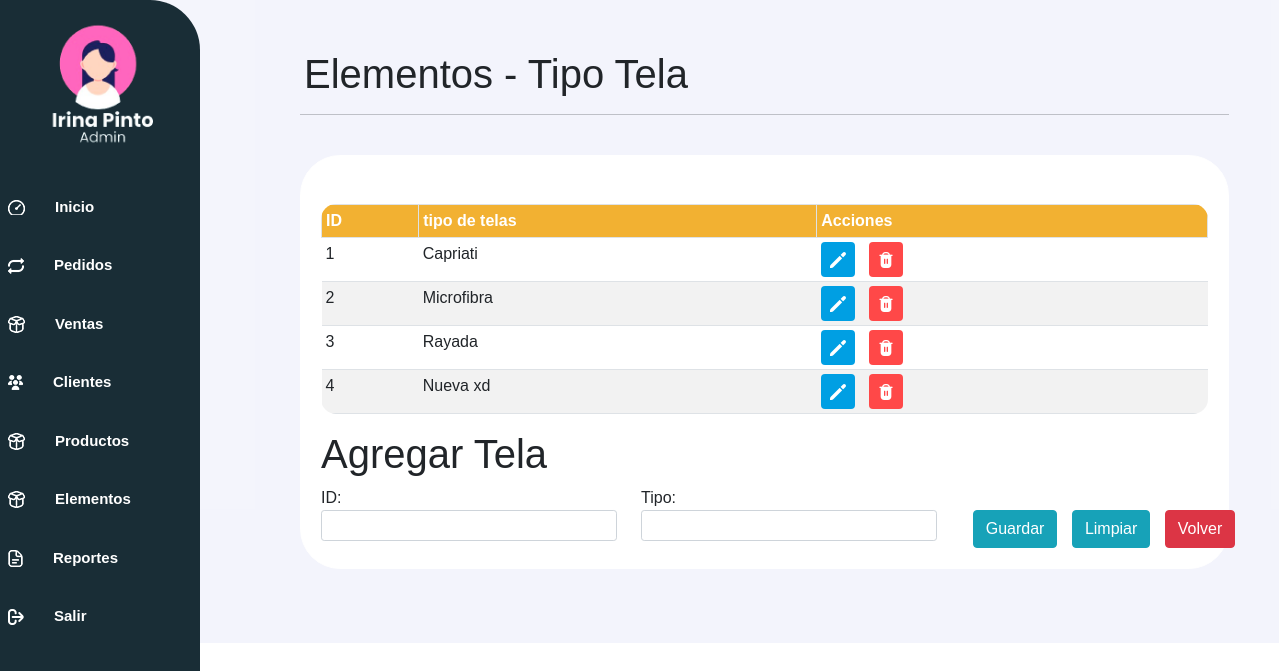
Screenshot of /controlador/tela_controlador.php (signed in) with the database file from the repository.
### tables this page shows
CREATE TABLE `tela` (
  `id_tela` varchar(3) NOT NULL,
  `tipo_tela` varchar(10) DEFAULT NULL
);

### controlador/tela_controlador.php (called while the page is built, shortened)
<?php
	require_once("../modelo/tela_modelo.php");
	$objtela = new telaModelo();
	require_once("../controlador/vista_controlador.php");
	$lista_tela1 = $objtela->consultar();
	$lista_tela = $objtela->tela_consultar();
	$idtela= "";
	$tipotela= "";
	require_once("../vista/tela_vista.php");
?>

### modelo/conexionPDO.php (called while the page is built, shortened)
<?php
class Conexion {
    private $conexion;
    function __construct(){
        $servidor="localhost";
        $usuarioBD="root";
        $claveBD="";
        $bd="gestion_de_pedidos_cpinto";
        try {
            $this->conexion=new PDO("mysql:host=$servidor;dbname=$bd",$usuarioBD,$claveBD);
            $this->conexion->setAttribute(PDO::ATTR_ERRMODE,PDO::ERRMODE_EXCEPTION);
        }
        catch(PDOException $fallo){
            die ("La conexion ha fallado.".$fallo->getMessage());
        }
    }
    public function conectar(){
        return $this->conexion;
    }
}
?>

### modelo/tela_modelo.php (called while the page is built, shortened)
<?php
    require_once("conexionPDO.php");
	class telaModelo extends Conexion {
		private $objbd;
		 public function __construct(){
			$this->objbd = parent::conectar();
		}
		public function consultar(){
			$lista = array();
			$registro = "SELECT * FROM tela";
			$preparado = $this->objbd->prepare($registro);
			$resul = $preparado->execute();
			while( $datos = $preparado->fetch(PDO::FETCH_ASSOC) ){
				$lista[] = $datos;
			}
			return $lista;
		}
		public function tela_consultar(){
			$lista = array();
			$registro = "SELECT * FROM tela";
			$preparado = $this->objbd->prepare($registro);
			$resul = $preparado->execute();
			while( $datos = $preparado->fetch(PDO::FETCH_ASSOC) ){
				$lista[] = $datos;
			}
			return $lista;
		}
	}
?>

### vista/tela_vista.php (the view, shortened to what this page needs)
<!DOCTYPE html>
<?php
   require_once("../modelo/conexionPDO.php");
?>
<html>
	<head>
        <link rel="stylesheet" href="../vista/css/estilos.css">
        <link href="https://cdn.lineicons.com/4.0/lineicons.css" rel="stylesheet" />
        <link rel="stylesheet" href="https://cdnjs.cloudflare.com/ajax/libs/font-awesome/5.15.4/css/all.min.css">
		<link rel="stylesheet" href="../vista/css/bootstrap.min.css">
        <link rel="stylesheet" href="../vista/css/sweetalert2.min.css">
	</head>
    <body>
    <div class="barra-lateral">
    </div>
    <div class="contenido">
    <div class="ml-1">
        <h1>Elementos - Tipo Tela</h1>
    </div>
    <hr>
<div class="px-6 py-4">
    <div class="contenedor-entrada1 px-6 pt-5">
        <div class="caja_scroll">
                    <table class="table table-striped table-bordered table-hover table-sm">
                        <tr>
                            <th>ID</th>
                            <th>tipo de telas</th>
                            <th>Acciones</th>
                        </tr>
                        <?php foreach ($lista_tela as $tela){ ?>
                            <tr>
                                <td><?php echo $tela['id_tela']; ?></td>
                                <td><?php echo $tela['tipo_tela']; ?></td>
                                <td>
                                    <a href="tela_controlador.php?id=<?php echo $tela['id_tela'] ?>" class="btn btn-azul">
                                    <img src="../vista/img/pencil.png" alt="Modificar" width="16" height="16"></a>
                                  <a href="../controlador/tela_controlador.php?eliminarId=<?php echo $tela['id_tela'] ?>" class="btn btn-rojo">
                                     <img src="../vista/img/trash.png" alt="Eliminar" width=16 height=16></a>
                                </td>
                            </tr>
                        <?php } ?>
                    </table>
                </div>
            <?php if(isset($_GET['id'])){ ?>
                <h1 class="display-6"><b>Datos Tela </b></h1>
            <?php } else { ?>
                <h1 class="display-6"><b>Agregar Tela</b></h1>
            <?php } ?>
            <form action="" method="POST">
                <div id="f1" class="row col-md-4">
                    <div class="col-md-12">
                        <label for=area>ID: </label>
                        <input type="text" id="idtela" name="idtela" value="<?php echo $idtela; ?>" class="form-control form-control-sm">
                    </div>
                    <div class="col-md-12">
                        <label for=area>Tipo: </label>
                        <input type="text" id="tipotela" name="tipotela" value="<?php echo $tipotela; ?>" class="form-control form-control-sm">
                    </div>
                    <div class="col-md-12"><br>
                        <center>
                            <?php if(!isset($_GET['id'])){ ?>
                            <input type="submit" value="Guardar" name="guardar" class="btn btn-info">
                            <input type="button" value="Limpiar" onclick="Limpiar();" class="btn btn-info">
                            <?php } else { ?>
                            <input type="submit" value="Modificar" name="modificar" class="btn btn-info">
                            <?php } ?>
                            <input type="submit" value="Volver" Name ="Volver" class="btn btn-danger">
                        </center>
                    </div>
                </div>
            </form>
        </div>
        </div>
    </div>
</body>
</html>

### vista/css/estilos.css (style rules this page uses)
body { margin: 0; font-family: 'Poppins', sans-serif !important; }
.barra-lateral { width: 200px; height: 100%; background-color: #192D36; position: fixed; top: 0; left: 0; overflow-x: hidden; padding-top: 20px; border-top-right-radius: 50px; border-bottom-right-radius: 50px; }
.contenido { flex: 1; padding: 50px; height: auto; padding-left: 300px; background-color: #4858cf10; }
.px-6 { margin: 0 auto; max-width: 2000px; max-height: 1000px; }
.contenedor-entrada1 { background-color: white; width: auto; height: auto; border: 1px solid rgb(255, 255, 255); border-radius: 40px; padding: 20px; }
.btn { display: inline-block; margin-right: 10px; }
.btn-azul { background-color: #009fe3 !important; color: #fff !important; padding: 3px 8px !important; font-size: 18px !important; transition: background-color 0.3s !important;; }
.btn-rojo { background-color: #ff4848 !important; padding: 3px 8px !important; font-size: 18px !important; }
.table { border-radius: 15px; overflow: hidden; border-collapse: collapse; }
.table th { background-color: #FFBB35 !important; color: #fff; }
.table td { border: none; }
#f1 { display: grid; grid-template-columns: 320px 320px 320px ; }

### rows the page displays
tela: id_tela "1", tipo_tela "Capriati"
tela: id_tela "2", tipo_tela "Microfibra"
tela: id_tela "3", tipo_tela "Rayada"
tela: id_tela "4", tipo_tela "Nueva xd"
